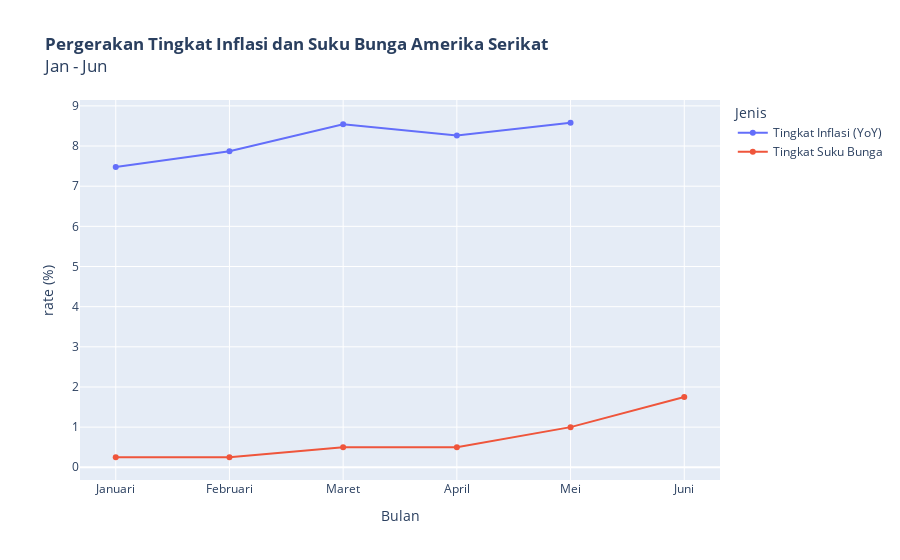

The cell this chart's notebook holds for it:
### Markdown cell above
### Plot 2

### Code cell
# ============================  Membuat Visualisasi pergerakan inflasi dan suku bunga ======================================

vis = px.line(df_1, x='Bulan', y='rate (%)', color='Jenis', markers=True,
              title = "<b>Pergerakan Tingkat Inflasi dan Suku Bunga Amerika Serikat</b><br>Jan - Jun")

vis.show()

### Figure 1 — Plotly figure (JSON) as saved in the notebook; plotly's stock layout.template omitted (floating-point values rounded to 4 significant figures)
{"data": [{"hovertemplate": "Jenis=Tingkat Inflasi (YoY)<br>Bulan=%{x}<br>rate (%)=%{y}<extra></extra>", "legendgroup": "Tingkat Inflasi (YoY)", "line": {"color": "#636efa", "dash": "solid"}, "marker": {"symbol": "circle"}, "mode": "markers+lines", "name": "Tingkat Inflasi (YoY)", "orientation": "v", "showlegend": true, "type": "scatter", "x": ["Januari", "Februari", "Maret", "April", "Mei", "Juni"], "xaxis": "x", "y": [7.48, 7.87, 8.54, 8.26, 8.58, null], "yaxis": "y"}, {"hovertemplate": "Jenis=Tingkat Suku Bunga<br>Bulan=%{x}<br>rate (%)=%{y}<extra></extra>", "legendgroup": "Tingkat Suku Bunga", "line": {"color": "#EF553B", "dash": "solid"}, "marker": {"symbol": "circle"}, "mode": "markers+lines", "name": "Tingkat Suku Bunga", "orientation": "v", "showlegend": true, "type": "scatter", "x": ["Januari", "Februari", "Maret", "April", "Mei", "Juni"], "xaxis": "x", "y": [0.25, 0.25, 0.5, 0.5, 1, 1.75], "yaxis": "y"}], "layout": {"legend": {"title": {"text": "Jenis"}, "tracegroupgap": 0}, "title": {"text": "<b>Pergerakan Tingkat Inflasi dan Suku Bunga Amerika Serikat</b><br>Jan - Jun"}, "xaxis": {"anchor": "y", "domain": [0, 1], "title": {"text": "Bulan"}}, "yaxis": {"anchor": "x", "domain": [0, 1], "title": {"text": "rate (%)"}}}}
